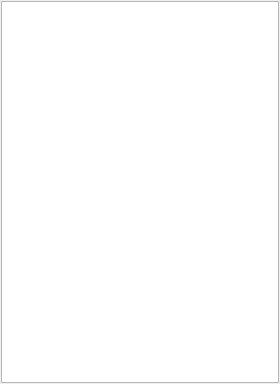
<?xml version="1.0" encoding="UTF-8"?>
<ui version="4.0">
 <class>QConsole</class>
 <widget class="QWidget" name="QConsole">
  <property name="geometry">
   <rect>
    <x>0</x>
    <y>0</y>
    <width>280</width>
    <height>384</height>
   </rect>
  </property>
  <property name="windowTitle">
   <string>QConsole</string>
  </property>
  <layout class="QGridLayout" name="gridLayout">
   <property name="margin">
    <number>1</number>
   </property>
   <item row="0" column="0">
    <widget class="QConsoleTextEdit" name="consoleView">
     <property name="font">
      <font>
       <family>DejaVu Sans Mono</family>
       <weight>75</weight>
       <bold>true</bold>
      </font>
     </property>
    </widget>
   </item>
  </layout>
 </widget>
 <layoutdefault spacing="6" margin="11"/>
 <customwidgets>
  <customwidget>
   <class>QConsoleTextEdit</class>
   <extends>QTextEdit</extends>
   <header>qconsoletextedit.h</header>
  </customwidget>
 </customwidgets>
 <resources/>
 <connections/>
</ui>
